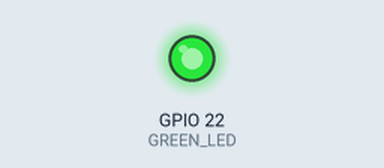
A program run on a simulated Raspberry Pi (BCM pin numbers). On the bench: output pins drawn as LEDs (lit = HIGH). At 5.0 s the program stops and its outputs stay as they are.

Above: at 0.1 s.
At 5.1 s:
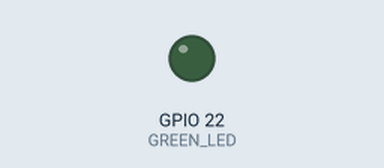
Timing chart, 0 to 6.5 s (numbered marks = the images above):
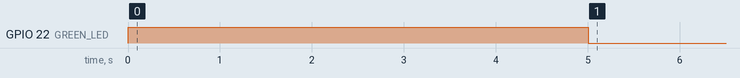

The program:

commander.py
```python
#!/usr/bin/env python

import wiringpi, time

io = wiringpi.GPIO(wiringpi.GPIO.WPI_MODE_SYS)
GREEN_LED = 22
RED_LED = 21

io.pinMode(GREEN_LED, io.OUTPUT)

io.digitalWrite(GREEN_LED,io.HIGH)
time.sleep(5)
io.digitalWrite(GREEN_LED,io.LOW)
```

Measured:
- by itself, GPIO 22 (GREEN_LED): LOW → HIGH at 0.00 s, → LOW 5.0 s later
